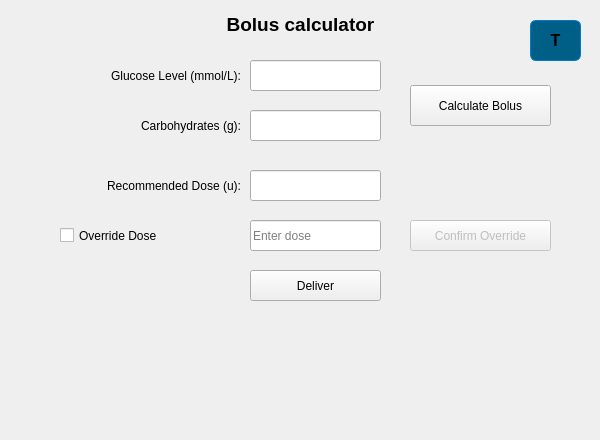
<?xml version="1.0" encoding="UTF-8"?>
<ui version="4.0">
 <class>BolusCalculator</class>
 <widget class="QWidget" name="BolusCalculator">
  <property name="geometry">
   <rect>
    <x>0</x>
    <y>0</y>
    <width>600</width>
    <height>440</height>
   </rect>
  </property>
  <property name="windowTitle">
   <string>Form</string>
  </property>
  <widget class="QLabel" name="labelGlucose">
   <property name="geometry">
    <rect>
     <x>60</x>
     <y>60</y>
     <width>181</width>
     <height>31</height>
    </rect>
   </property>
   <property name="text">
    <string>Glucose Level (mmol/L):</string>
   </property>
   <property name="alignment">
    <set>Qt::AlignRight|Qt::AlignTrailing|Qt::AlignVCenter</set>
   </property>
  </widget>
  <widget class="QLineEdit" name="inputGlucose">
   <property name="geometry">
    <rect>
     <x>250</x>
     <y>60</y>
     <width>131</width>
     <height>31</height>
    </rect>
   </property>
  </widget>
  <widget class="QLabel" name="labelCarbs">
   <property name="geometry">
    <rect>
     <x>60</x>
     <y>110</y>
     <width>181</width>
     <height>31</height>
    </rect>
   </property>
   <property name="text">
    <string>Carbohydrates (g):</string>
   </property>
   <property name="alignment">
    <set>Qt::AlignRight|Qt::AlignTrailing|Qt::AlignVCenter</set>
   </property>
  </widget>
  <widget class="QLineEdit" name="inputCarbs">
   <property name="geometry">
    <rect>
     <x>250</x>
     <y>110</y>
     <width>131</width>
     <height>31</height>
    </rect>
   </property>
  </widget>
  <widget class="QPushButton" name="btnCalculate">
   <property name="geometry">
    <rect>
     <x>410</x>
     <y>85</y>
     <width>141</width>
     <height>41</height>
    </rect>
   </property>
   <property name="text">
    <string>Calculate Bolus</string>
   </property>
  </widget>
  <widget class="QLabel" name="labelResult">
   <property name="geometry">
    <rect>
     <x>60</x>
     <y>170</y>
     <width>181</width>
     <height>31</height>
    </rect>
   </property>
   <property name="text">
    <string>Recommended Dose (u):</string>
   </property>
   <property name="alignment">
    <set>Qt::AlignRight|Qt::AlignTrailing|Qt::AlignVCenter</set>
   </property>
  </widget>
  <widget class="QLineEdit" name="outputResult">
   <property name="geometry">
    <rect>
     <x>250</x>
     <y>170</y>
     <width>131</width>
     <height>31</height>
    </rect>
   </property>
   <property name="readOnly">
    <bool>true</bool>
   </property>
  </widget>
  <widget class="QCheckBox" name="overrideCheckbox">
   <property name="geometry">
    <rect>
     <x>60</x>
     <y>220</y>
     <width>160</width>
     <height>31</height>
    </rect>
   </property>
   <property name="text">
    <string>Override Dose</string>
   </property>
  </widget>
  <widget class="QLineEdit" name="overrideDoseInput">
   <property name="geometry">
    <rect>
     <x>250</x>
     <y>220</y>
     <width>131</width>
     <height>31</height>
    </rect>
   </property>
   <property name="placeholderText">
    <string>Enter dose</string>
   </property>
   <property name="readOnly">
    <bool>true</bool>
   </property>
  </widget>
  <widget class="QPushButton" name="btnOverrideConfirm">
   <property name="geometry">
    <rect>
     <x>410</x>
     <y>220</y>
     <width>141</width>
     <height>31</height>
    </rect>
   </property>
   <property name="text">
    <string>Confirm Override</string>
   </property>
   <property name="enabled">
    <bool>false</bool>
   </property>
  </widget>

  <widget class="QPushButton" name="btnDeliver">
   <property name="geometry">
    <rect>
     <x>250</x>
     <y>270</y>
     <width>131</width>
     <height>31</height>
    </rect>
   </property>
   <property name="text">
    <string>Deliver</string>
   </property>
  </widget>

  <widget class="QPushButton" name="logoButton">
   <property name="geometry">
    <rect>
     <x>530</x>
     <y>20</y>
     <width>51</width>
     <height>41</height>
    </rect>
   </property>
   <property name="styleSheet">
    <string notr="true">QPushButton#logoButton {
    background-color: #005F87;
    color: black;
    font-weight: bold;
    font-size: 16px;
    padding: 6px 12px;
    border-radius: 6px;
    border: 1px solid #007ACC;
}

QPushButton#logoButton:hover {
    background-color: #1E90FF;
}

QPushButton#logoButton:pressed {
    background-color: #007ACC;
    color: white;
}
</string>
   </property>
   <property name="text">
    <string>T</string>
   </property>
  </widget>
  <widget class="QLabel" name="label">
   <property name="geometry">
    <rect>
     <x>80</x>
     <y>9</y>
     <width>441</width>
     <height>31</height>
    </rect>
   </property>
   <property name="font">
    <font>
     <pointsize>14</pointsize>
     <weight>75</weight>
     <bold>true</bold>
    </font>
   </property>
   <property name="text">
    <string>Bolus calculator</string>
   </property>
   <property name="alignment">
    <set>Qt::AlignCenter</set>
   </property>
  </widget>
 </widget>
 <resources/>
 <connections/>
</ui>
